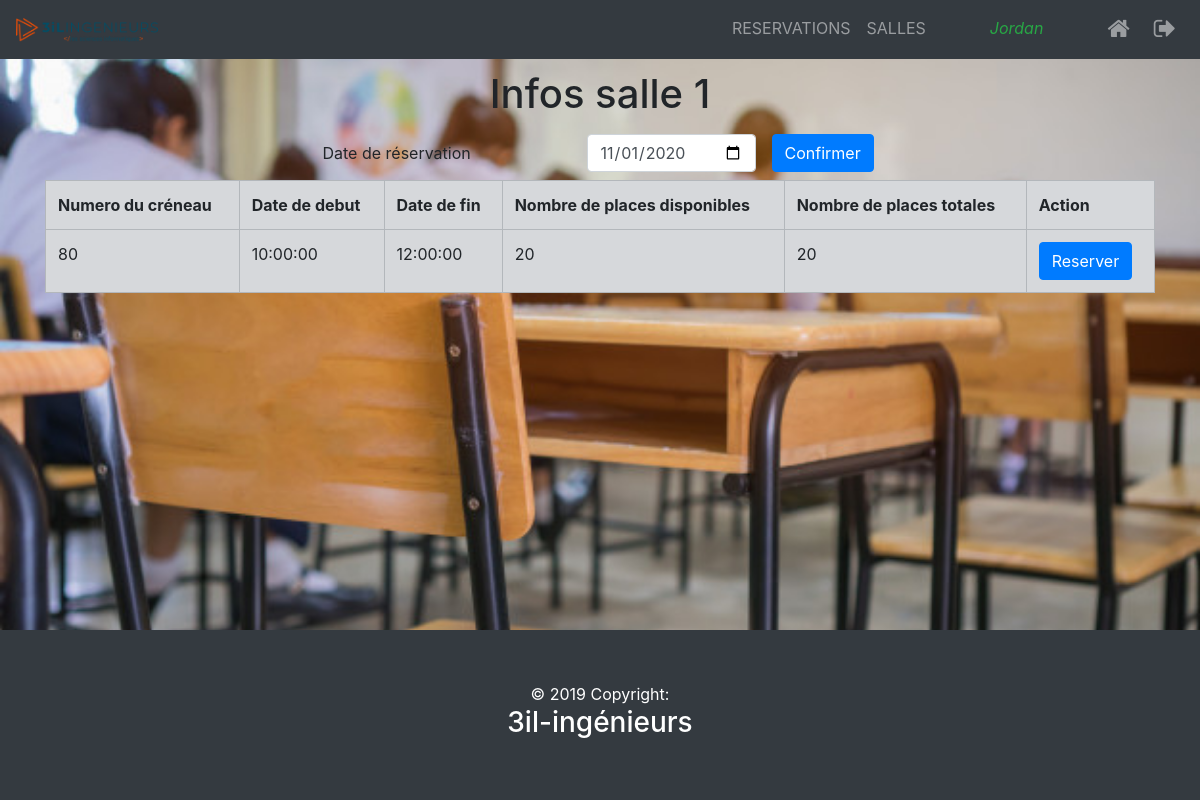
/salle.php?id=1 (signed in), run on the app's committed database.
### tables this page shows
CREATE TABLE `salle` (
  `Num_S` int(11) NOT NULL,
  `Nbre_Place` int(11) NOT NULL
);

### db.php (called while the page is built, shortened)
<?php
try{
    $bd=new PDO('mysql:host=localhost;dbname=projet_reservation','root','');
}catch(Exception $e){
    echo 'erreur';
}
function getOneSalle(&$dat,$num){
    global $bd;
    $req=$bd->prepare('select * ,(salle.Nbre_Place-(SELECT COUNT(*)
     from reserver WHERE reserver.Num_S=creneau.Num_S AND reserver.num_C=
     creneau.num_C AND reserver.dateRes=creneau.dateRes )) as restant from salle NATURAL join creneau
     WHERE salle.Num_S=:num AND creneau.dateRes=:dateR HAVING salle.Nbre_Place >
     (SELECT COUNT(*) from reserver WHERE reserver.Num_S=creneau.Num_S
    AND reserver.num_C=creneau.num_C AND reserver.dateRes=creneau.dateRes)');
    $req->bindParam(':num',$num);
    $dateR=date("Y-m-d");
    $req->bindParam(':dateR',$dateR);
    $req->execute();
    $dat=$req->fetchAll(PDO::FETCH_ASSOC);
}

### salle.php (the view, shortened to what this page needs)
<?php
$user=$_SESSION['user'];
if(($user['droits']=='etudiant' || $user['droits']=='admin') ){
include('db.php');
if(isset($_GET['id'])){
    $id=$_GET['id'];
}
getOneSalle($data,$id);
?>
<!DOCTYPE html>
<html lang="en">
<head>
    <link rel="stylesheet" href="https://maxcdn.bootstrapcdn.com/bootstrap/4.5.2/css/bootstrap.min.css">
  <link rel="stylesheet" href="https://cdnjs.cloudflare.com/ajax/libs/font-awesome/4.7.0/css/font-awesome.min.css">
</head>
<body style="height:100%; background:no-repeat url('salle.jpg');background-size:cover ">
<?php
		include("header.php");
     ?>
    <div id="app" class="container" style="margin-top:70px">
    <h1 class="text-center pb-2">Infos salle <?=$id?></h1>
    <div class="mx-auto w-50">
    <form class="form-inline " id="dateF"  method="POST">
  <div class="form-group mb-2">
    <input type="text" readonly class="form-control-plaintext" id="staticEmail2" value="Date de réservation">
  </div>
  <div class="form-group mx-sm-3 mb-2">
    <input type="date" name="dateR" class="form-control" id="inputPassword2"
    placeholder="Password" value="<?php if(isset($_POST['dateR'])){echo $_POST['dateR'];}
    else{echo date("Y-m-d") ;}?>">
  </div>
  <button type="submit" class="btn btn-primary mb-2" >Confirmer</button>
</form>
    </div>
<table class="table table-bordered table-secondary" id="crenSalle">
    <tr>
        <th>Numero du créneau</th>
        <th>Date de debut</th>
        <th>Date de fin</th>
        <th>Nombre de places disponibles</th>
        <th>Nombre de places totales</th>
        <th>Action</th>
    </tr>
    <?php
        foreach ($data as $value) {
    ?>
    <tr id="<?=$value['num_C']?>li">
    <td > <?=$value['num_C']?></td>
    <td><?=$value['date_Debut']?></td>
    <td><?=$value['date_Fin']?></td>
    <td id="<?=$value['restant']?>+<?=$value['num_C']?>"><?=$value['restant']?></td>
    <td ><?=$value['Nbre_Place']?></td>
    <td><button class="btn btn-primary" id= "<?=$value['num_C']?>+b" onclick="reserver(<?=$value['Num_S']?>,<?=$value['num_C']?>,<?=$value['restant']?>+'+'+<?=$value['num_C']?>,
    document.getElementsByName('dateR')[0].value)">Reserver</button>
    <br><span id="<?=$value['num_C']?>" class="text-success font-italic font-weight-bold"></span></td>
    </tr>
    <?php
     }
    ?>
</table>
    </div>
    <?php
include 'footer.php';
?>
</body>
</html>
<?php
}
else{
    header('Location:index.php');
}
?>

### data on the page
salle: num_C "80", date_Debut "10:00:00", date_Fin "12:00:00", restant "20", Nbre_Place "20"

### other printed values
$_SESSION['user']['pseudo'] "Jordan"
$id "1"
